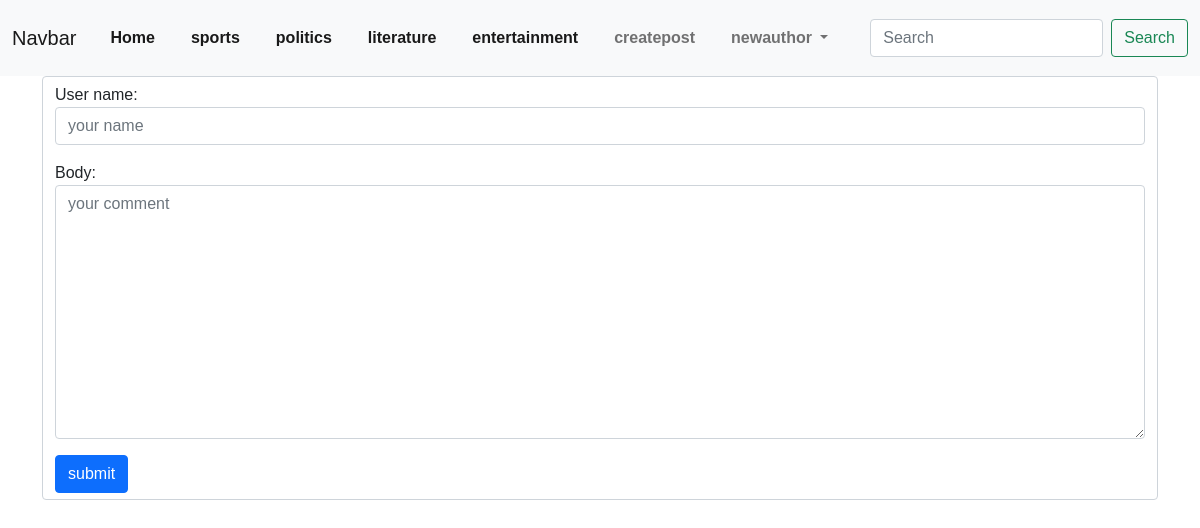
The page /article/12/comment (signed in) on the database its author committed.
### mypost/models.py (models this page shows)
class category(models.Model):
    name= models.CharField(max_length=255)
    def __str__(self):
        return (self.name)

### mypost/views.py (the view, shortened to what this page needs)
# urls.py: path("article/<int:pk>/comment" ,commentview.as_view(),name='article-comment'),
class commentview(CreateView):
    model= comment
    form_class=commentform
    template_name="comment.html"
    def get_context_data(self, **kwargs):
        cat_menu= category.objects.all()
        context= super(commentview,self).get_context_data(**kwargs)
        context["cat_menu"]=cat_menu
        return context

### mypost/forms.py
class commentform(forms.ModelForm):
    class Meta:
        model= comment
        fields=("user_name","body")
        widgets={
        "user_name": forms.TextInput( attrs={"class":"form-control","placeholder":"your name"}),
        "body": forms.Textarea(attrs={"class":"form-control","placeholder":"your comment"}),
       }

### mypost/templates/comment.html (shortened to what this page needs)
{% extends "base.html" %}
{% block content %}
<div class="form-control">
<form method="POST" enctype="multipart/form-data">
{{ form.as_p}}
<button class="btn btn-primary" type="submit">submit</button>
</form>
</div>
{% endblock %}

### mypost/templates/base.html (shortened to what this page needs)
{% load static %}
<!doctype html>
<html lang="en">
  <head>
    <link href="https://cdn.jsdelivr.net/npm/bootstrap@5.0.2/dist/css/bootstrap.min.css" rel="stylesheet">
    <link rel="stylesheet" type="text/css" href= "{% static 'css/style.css' %}">
  </head>
  <body>
    <nav class="navbar navbar-expand-lg navbar-light bg-light">
      <div class="container-fluid">
        <a class="navbar-brand" href="#">Navbar</a>
        <div class="collapse navbar-collapse" id="navbarSupportedContent">
          <ul class="navbar-nav me-auto mb-2 mb-lg-0">
            <li class="nav-item">
              <a class="nav-link active" aria-current="page" href="{% url 'home' %}">Home</a>
            </li>
            {% for items in cat_menu %}
            <li class="nav-item">
              <a class="nav-link active" aria-current="page" href="{% url 'category' items %}">{{items}}</a>
            </li>
              {% endfor%}
            {% if user.is_authenticated %}
            <li class="nav-item">
              <a class="nav-link" href="{% url 'article-create' %}">createpost</a>
            </li>
            {% endif %}
            {% if user.is_authenticated %}
            <li class="nav-item dropdown">
              <a class="nav-link dropdown-toggle" href="#" id="navbarDropdown" role="button" data-bs-toggle="dropdown" aria-expanded="false">
                {{user}}
              </a>
            </li>
            {% endif%}
          </ul>
          <form class="d-flex" method= POST action="{% url 'search'  %}">
            <input class="form-control me-2" type="search" placeholder="Search" aria-label="Search" name="searched">            <button class="btn btn-outline-success" type="submit">Search</button>
          </form>
        </div>
      </div>
    </nav>
    <div class="container">
    {% block content%}
    {% endblock %}
    </div>
  </body>
</html>

### mypost/static/css/style.css (style rules this page uses)
body { font-family: Arial, Helvetica, sans-serif; }
nav { background-color: #cc9215; }
nav ul li { display: inline-block; padding: 10px; }
nav ul li a { text-decoration: none; font-weight: 700; }

### rows shown on the page
category: name "sports"
category: name "politics"
category: name "literature"
category: name "entertainment"

### other values the page prints
{{ user }} "newauthor"
